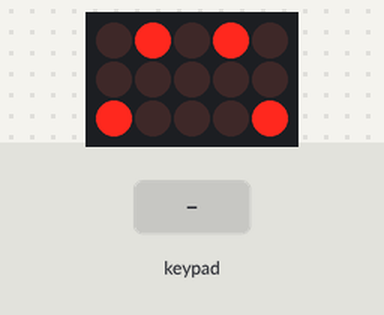
Simulated run of this program. Board: BBC micro:bit. Shown: 5×3 LED matrix. Wiring (inferred from the names in the program): 2×3 keypad with keys 1 2 3 4 5 6 (labels assumed): rows pin 22, pin 25; columns P5, P11, pin 26; LED matrix (orientation assumed): rows pin 21, pin 23, pin 24; columns P4, P7, P3, P6, P10. The test bench sets the inputs (shaded band).

Above: at 1.2 s.
1.3 s: key '2' pressed
At 1.9 s:
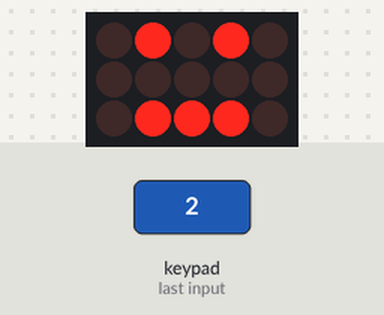
2.8 s: key '3' pressed
At 4.0 s:
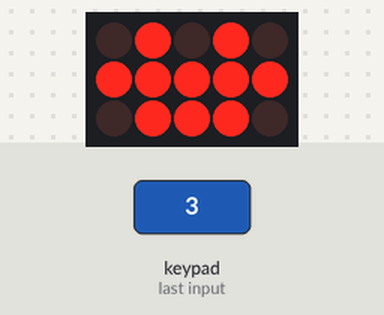
4.3 s: key '1' pressed
At 5.3 s:
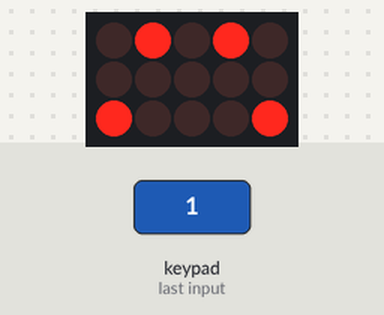
5.8 s: key '5' pressed
At 6.4 s:
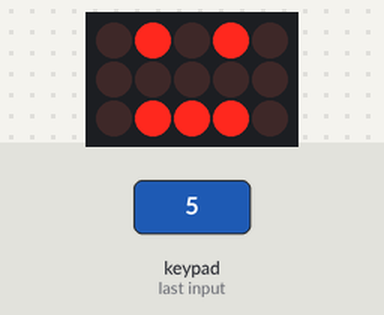
Timing chart, 0 to 8.3 s (numbered marks = the images above; inputs shaded):
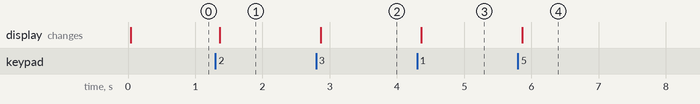

The program:

main.cpp
```cpp
#include <Arduino.h>

// Matrice LED 5x5 du micro:bit V2
// Numéros de pins Arduino (définis dans le variant BBCmicrobitV2)
// ROW = anodes, COL = cathodes
static const int ROW_PINS[5] = {21, 22, 23, 24, 25};
static const int COL_PINS[5] = {4, 7, 3, 6, 10};

// Boutons A et B : actifs LOW
static const int BUTTON_A = 5;
static const int BUTTON_B = 11;

// Logo tactile : Arduino pin 26 (nRF52 P1.04)
static const int LOGO_TOUCH = 26;
static const int TOUCH_THRESHOLD_US = 50; // seuil en microsecondes (à ajuster)

// Motifs 5x5 (1 = LED allumée)
static const uint8_t SMILEY[5][5] = {
    {0, 1, 0, 1, 0},
    {0, 1, 0, 1, 0},
    {0, 0, 0, 0, 0},
    {1, 0, 0, 0, 1},
    {0, 1, 1, 1, 0}
};

static const uint8_t SAD[5][5] = {
    {0, 1, 0, 1, 0},
    {0, 1, 0, 1, 0},
    {0, 0, 0, 0, 0},
    {0, 1, 1, 1, 0},
    {1, 0, 0, 0, 1}
};

static const uint8_t HEART[5][5] = {
    {0, 1, 0, 1, 0},
    {1, 1, 1, 1, 1},
    {1, 1, 1, 1, 1},
    {0, 1, 1, 1, 0},
    {0, 0, 1, 0, 0}
};

static const uint8_t CROSS[5][5] = {
    {1, 0, 0, 0, 1},
    {0, 1, 0, 1, 0},
    {0, 0, 1, 0, 0},
    {0, 1, 0, 1, 0},
    {1, 0, 0, 0, 1}
};

static const uint8_t (*currentPattern)[5] = SMILEY;

// Lecture capacitive du logo tactile
// Le PCB a un pull-up 10MOhm sur le logo → on décharge à LOW puis
// on mesure le temps de remontée à HIGH via le pull-up.
// Un doigt ajoute de la capacité → remontée plus lente.
unsigned long readTouchUs() {
    // Décharger le pin à LOW
    pinMode(LOGO_TOUCH, OUTPUT);
    digitalWrite(LOGO_TOUCH, LOW);
    delayMicroseconds(50);

    // Passer en entrée (sans pull-up interne) et mesurer la remontée
    unsigned long start = micros();
    pinMode(LOGO_TOUCH, INPUT);
    while (!digitalRead(LOGO_TOUCH)) {
        if (micros() - start > 5000) break; // timeout 5ms
    }
    return micros() - start;
}

bool isLogoTouched() {
    return readTouchUs() > TOUCH_THRESHOLD_US;
}

void displayMatrix() {
    for (int row = 0; row < 5; row++) {
        digitalWrite(ROW_PINS[row], HIGH);

        for (int col = 0; col < 5; col++) {
            digitalWrite(COL_PINS[col], currentPattern[row][col] ? LOW : HIGH);
        }

        delayMicroseconds(2000);

        digitalWrite(ROW_PINS[row], LOW);
        for (int col = 0; col < 5; col++) {
            digitalWrite(COL_PINS[col], HIGH);
        }
    }
}

void setup() {
    for (int i = 0; i < 5; i++) {
        pinMode(ROW_PINS[i], OUTPUT);
        pinMode(COL_PINS[i], OUTPUT);
        digitalWrite(ROW_PINS[i], LOW);
        digitalWrite(COL_PINS[i], HIGH);
    }

    pinMode(BUTTON_A, INPUT_PULLUP);
    pinMode(BUTTON_B, INPUT_PULLUP);
}

void loop() {
    bool btnA = digitalRead(BUTTON_A) == LOW;
    bool btnB = digitalRead(BUTTON_B) == LOW;

    if (btnA && btnB) {
        currentPattern = CROSS;
    } else if (btnA) {
        currentPattern = SMILEY;
    } else if (btnB) {
        currentPattern = SAD;
    } else if (isLogoTouched()) {
        currentPattern = HEART;
    }

    displayMatrix();
}
```

Measured:
- after the input at 1.3 s, the display: changes after 0.07 s (image 1)
- after the input at 2.8 s, the display: changes after 0.06 s (image 2)
- after the input at 4.3 s, the display: changes after 0.06 s (image 3)
- after the input at 5.8 s, the display: changes after 0.06 s (image 4)
